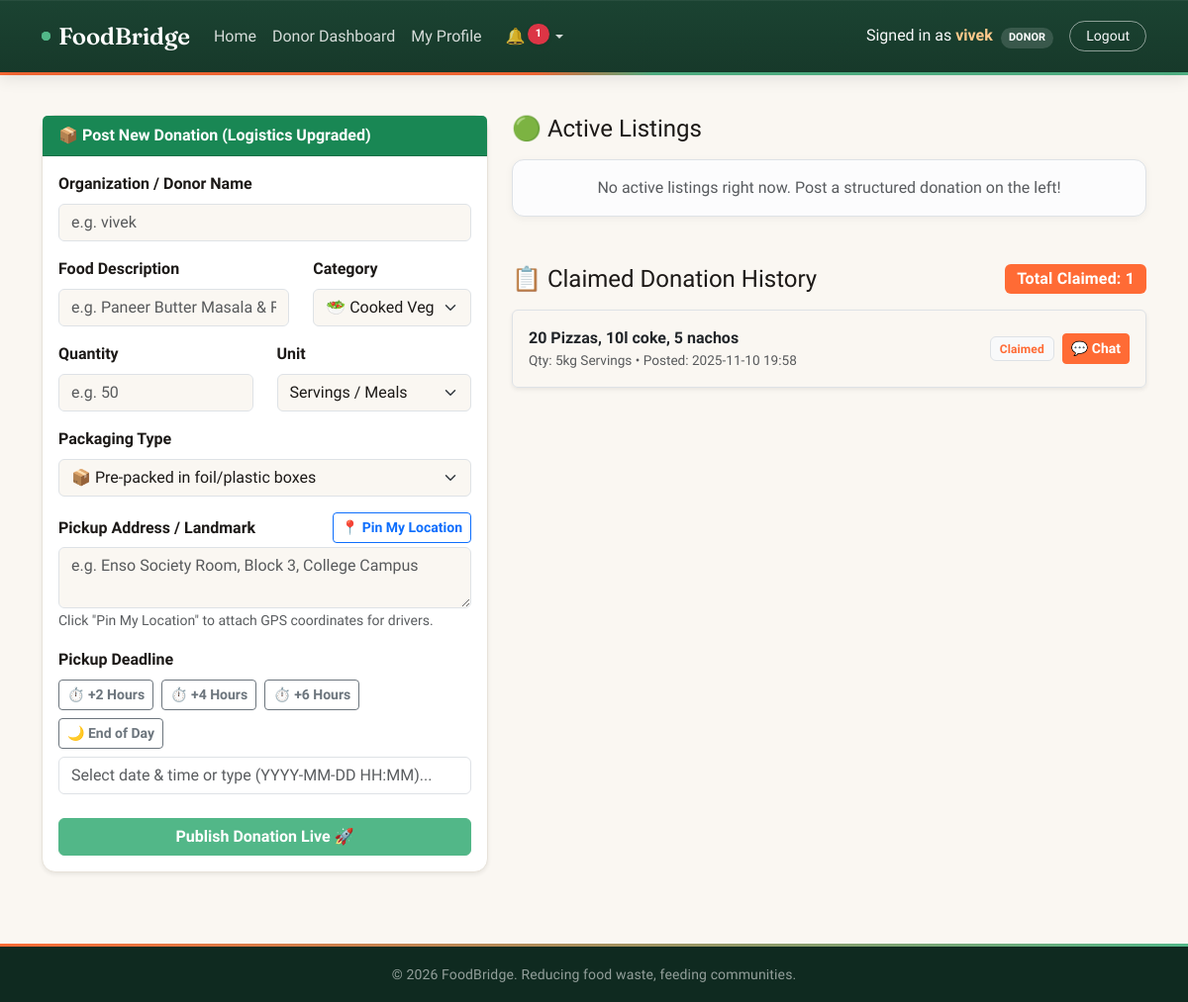
Screenshot of /donor (signed in) with the database file from the repository.
### tables this page shows
CREATE TABLE donations (
    id INTEGER PRIMARY KEY AUTOINCREMENT,
    donor_id INTEGER NOT NULL,
    org_name TEXT NOT NULL,
    food_item TEXT NOT NULL,
    quantity TEXT NOT NULL,
    expiry_datetime TEXT NOT NULL,
    status TEXT NOT NULL DEFAULT 'Active',
    claimed_by INTEGER,
    created_at TIMESTAMP DEFAULT CURRENT_TIMESTAMP, category VARCHAR(50) DEFAULT 'Cooked Veg', unit VARCHAR(30) DEFAULT 'Servings', packaging_note VARCHAR(100) DEFAULT 'Not specified', address TEXT DEFAULT 'Address not provided', latitude REAL NULL, longitude REAL NULL,
    FOREIGN KEY (donor_id) REFERENCES users (id),
    FOREIGN KEY (claimed_by) REFERENCES users (id)
);

### app.py (the view, shortened to what this page needs)
@app.route('/donor', methods=['GET', 'POST'])
@login_required
def donor():
    if session.get('role') != 'donor':
        flash("Unauthorized access.", "danger")
        return redirect(url_for('index'))
    my_donations = execute_query(
        "SELECT * FROM donations WHERE donor_id = ? ORDER BY id DESC",
        (session['user_id'],),
        fetchall=True
    )
    return render_template('donor.html', my_donations=my_donations)

### app.py (called while the page is built)
def get_db():
    if DATABASE_URL:
        db_url = DATABASE_URL.replace("postgres://", "postgresql://", 1)
        conn = psycopg2.connect(db_url, cursor_factory=RealDictCursor)
        return conn
    else:
        conn = sqlite3.connect('foodbridge.db')
        conn.row_factory = sqlite3.Row
        return conn

def execute_query(query, params=(), fetchone=False, fetchall=False, commit=False, return_id=False):
    conn = get_db()
    cursor = conn.cursor()
    if DATABASE_URL:
        formatted_query = query.replace('?', '%s')
        if return_id:
            formatted_query += " RETURNING id"
    else:
        formatted_query = query
    cursor.execute(formatted_query, params)
    result = None
    if return_id:
        if DATABASE_URL:
            row = cursor.fetchone()
            result = row['id'] if isinstance(row, dict) else row[0]
        else:
            result = cursor.lastrowid
    elif fetchone:
        result = cursor.fetchone()
    elif fetchall:
        result = cursor.fetchall()
    if commit:
        conn.commit()
    cursor.close()
    conn.close()
    return result

@app.context_processor
def inject_notifications():
    if 'user_id' in session:
        row = execute_query('SELECT COUNT(*) as count FROM notifications WHERE user_id = ? AND is_read = 0', (session['user_id'],), fetchone=True)
        count = row['count'] if row else 0
        recent = execute_query('SELECT * FROM notifications WHERE user_id = ? ORDER BY created_at DESC LIMIT 5', (session['user_id'],), fetchall=True)
        safe_recent = []
        if recent:
            for n in recent:
                n_dict = dict(n)
                if 'created_at' in n_dict and n_dict['created_at']:
                    n_dict['created_at'] = str(n_dict['created_at'])
                safe_recent.append(n_dict)
        return dict(notif_count=count, recent_notifs=safe_recent)
    return dict(notif_count=0, recent_notifs=[])

def login_required(f):
    @wraps(f)
    def decorated_function(*args, **kwargs):
        if 'user_id' not in session:
            return redirect(url_for('login'))
        return f(*args, **kwargs)
    return decorated_function

### templates/donor.html (shortened to what this page needs)
{% extends "base.html" %}
{% block content %}
<link rel="stylesheet" href="https://cdn.jsdelivr.net/npm/flatpickr/dist/flatpickr.min.css">
<link rel="stylesheet" href="https://cdn.jsdelivr.net/npm/flatpickr/dist/themes/material_green.css">
<div class="row mt-3">
  <div class="col-md-5 mb-4">
    <div class="card shadow-sm">
      <div class="card-header bg-success text-white fw-bold">
        📦 Post New Donation (Logistics Upgraded)
      </div>
      <div class="card-body">
        <form method="POST" action="{{ url_for('donor') }}" id="donationForm">
          <div class="mb-3">
            <label class="form-label fw-semibold">Organization / Donor Name</label>
            <input type="text" name="org_name" class="form-control" placeholder="e.g. {{ session.get('username') }}" required>
          </div>
          <div class="row mb-3">
            <div class="col-7">
              <label class="form-label fw-semibold">Food Description</label>
              <input type="text" name="food_item" class="form-control" placeholder="e.g. Paneer Butter Masala & Roti" required>
            </div>
            <div class="col-5">
              <label class="form-label fw-semibold">Category</label>
              <select name="category" class="form-select" required>
                <option value="Cooked Veg">🥗 Cooked Veg</option>
              </select>
            </div>
          </div>
          <div class="row mb-3">
            <div class="col-6">
              <label class="form-label fw-semibold">Quantity</label>
              <input type="number" name="quantity" class="form-control" placeholder="e.g. 50" min="1" required>
            </div>
            <div class="col-6">
              <label class="form-label fw-semibold">Unit</label>
              <select name="unit" class="form-select" required>
                <option value="Servings">Servings / Meals</option>
              </select>
            </div>
          </div>
          <div class="mb-3">
            <label class="form-label fw-semibold">Packaging Type</label>
            <select name="packaging_note" class="form-select" required>
              <option value="Pre-packed in containers">📦 Pre-packed in foil/plastic boxes</option>
            </select>
          </div>
          <div class="mb-3">
            <div class="d-flex justify-content-between align-items-center mb-1">
              <label class="form-label fw-semibold mb-0">Pickup Address / Landmark</label>
              <button type="button" class="btn btn-sm btn-outline-primary" id="geoBtn" onclick="getLocation()">
                📍 Pin My Location
              </button>
            </div>
            <textarea name="address" class="form-control" rows="2" placeholder="e.g. Enso Society Room, Block 3, College Campus" required></textarea>
            <small class="text-muted" id="geoStatus">Click "Pin My Location" to attach GPS coordinates for drivers.</small>
          </div>
          <div class="mb-4">
            <label class="form-label fw-semibold">Pickup Deadline</label>
            <div class="d-flex gap-2 mb-2 flex-wrap">
              <button type="button" class="btn btn-sm btn-outline-secondary" onclick="setExpiryHours(2)">⏱️ +2 Hours</button>
              <button type="button" class="btn btn-sm btn-outline-secondary" onclick="setExpiryHours(4)">⏱️ +4 Hours</button>
              <button type="button" class="btn btn-sm btn-outline-secondary" onclick="setExpiryHours(6)">⏱️ +6 Hours</button>
              <button type="button" class="btn btn-sm btn-outline-secondary" onclick="setExpiryEndOfDay()">🌙 End of Day</button>
            </div>
            <input type="text" name="expiry" id="expiryInput" class="form-control bg-white" placeholder="Select date & time or type (YYYY-MM-DD HH:MM)..." required>
          </div>
          <button type="submit" class="btn btn-success w-100 fw-bold">
            Publish Donation Live 🚀
          </button>
        </form>
      </div>
    </div>
  </div>
  <div class="col-md-7">
    <h4 class="mb-3">🟢 Active Listings</h4>
    {% set active_count = namespace(val=0) %}
    {% if active_count.val == 0 %}
      <div class="alert alert-light border text-center text-muted mb-4">
        No active listings right now. Post a structured donation on the left!
      </div>
    {% endif %}
    <div class="d-flex justify-content-between align-items-center mt-5 mb-3">
      <h4 class="mb-0">📋 Claimed Donation History</h4>
      {% set claimed_count = namespace(val=0) %}
      {% for d in my_donations %}
        {% if d.status|lower == 'claimed' %}
          {% set claimed_count.val = claimed_count.val + 1 %}
        {% endif %}
      {% endfor %}
      <span class="badge bg-primary fs-6">Total Claimed: {{ claimed_count.val }}</span>
    </div>
    {% if claimed_count.val > 0 %}
      <div class="list-group shadow-sm mb-4">
        {% for d in my_donations %}
          {% if d.status|lower == 'claimed' %}
            <div class="list-group-item d-flex justify-content-between align-items-center py-3">
              <div class="me-3">
                <div class="fw-bold text-dark">{{ d.food_item }}</div>
                <div class="text-muted" style="font-size: 0.85rem;">
                  Qty: {{ d.quantity }} {{ d.unit }} &bull; Posted: {{ (d.created_at | string)[:16] if d.created_at else '' }}
                </div>
              </div>
              <div class="d-flex align-items-center gap-2">
                <span class="badge bg-light text-primary border">Claimed</span>
                <a href="{{ url_for('chat', donation_id=d.id) }}" class="btn btn-primary btn-sm d-flex align-items-center">
                  💬 Chat
                </a>
              </div>
            </div>
          {% endif %}
        {% endfor %}
      </div>
    {% else %}
      <div class="alert alert-light border text-center text-muted">
        No donations have been claimed yet.
      </div>
    {% endif %}
  </div>
</div>
{% endblock %}

### templates/base.html (shortened to what this page needs)
<!DOCTYPE html>
<html lang="en">
<head>
  <link href="https://cdn.jsdelivr.net/npm/bootstrap@5.3.3/dist/css/bootstrap.min.css" rel="stylesheet">
</head>
<body>
  <nav class="navbar navbar-expand-lg navbar-dark">
    <div class="container">
      <a class="navbar-brand" href="{{ url_for('index') }}">
        <span class="brand-pulse" aria-hidden="true"></span>
        FoodBridge
      </a>
      <div class="collapse navbar-collapse" id="navbarNav">
        <ul class="navbar-nav me-auto align-items-lg-center">
          <li class="nav-item">
            <a class="nav-link" href="{{ url_for('index') }}">Home</a>
          </li>
          {% if session.get('user_id') %}
            {% if session.get('role') == 'donor' %}
              <li class="nav-item">
                <a class="nav-link" href="{{ url_for('donor') }}">Donor Dashboard</a>
              </li>
            {% elif session.get('role') == 'ngo' %}
              <li class="nav-item">
                <a class="nav-link" href="{{ url_for('ngo') }}">Available Donations</a>
              </li>
            {% endif %}
            <li class="nav-item">
              <a class="nav-link" href="{{ url_for('profile') }}">My Profile</a>
            </li>
            <li class="nav-item dropdown ms-lg-2">
              <a class="nav-link dropdown-toggle d-flex align-items-center" href="#" id="notifDropdown" role="button" data-bs-toggle="dropdown" aria-expanded="false">
                🔔 <span class="d-lg-none ms-1">Alerts</span>
                <span id="notif-badge" class="badge bg-danger ms-1 rounded-pill shadow-sm {% if notif_count == 0 %}d-none{% endif %}">
                  {{ notif_count }}
                </span>
              </a>
            </li>
          {% endif %}
        </ul>
        <ul class="navbar-nav ms-auto align-items-lg-center mt-3 mt-lg-0">
          {% if session.get('user_id') %}
            <li class="nav-item me-3 mb-2 mb-lg-0">
              <span class="navbar-text text-light">
                Signed in as <strong class="text-warning">{{ session.get('username') }}</strong>
                <span class="badge role-badge ms-1 rounded-pill">{{ session.get('role')|upper }}</span>
              </span>
            </li>
            <li class="nav-item">
              <a class="btn btn-outline-light btn-sm rounded-pill px-3" href="{{ url_for('logout') }}">Logout</a>
            </li>
          {% endif %}
        </ul>
      </div>
    </div>
  </nav>
  <div class="navbar-bridge-rule"></div>
  <main class="container mt-4 mb-5">
    {% block content %}{% endblock %}
  </main>
  <footer class="text-white text-center py-3 mt-auto">
    <div class="container">
      <small>&copy; 2026 FoodBridge. Reducing food waste, feeding communities.</small>
    </div>
  </footer>
</body>
</html>

### templates/base.html (style rules this page uses)
:root { --forest: #1B4332; --forest-dark: #12302300; --forest-deep: #0F2A20; --rescue: #FF6B35; --rescue-dark: #E4551F; --fresh: #52B788; --fresh-dark: #3E9C6E; --bg: #FAF7F2; --surface: #FFFFFF; --ink: #1C1917; --muted: #6B7280; --hairline: #E7E2D9; --bs-primary: var(--rescue); --bs-success: var(--fresh); --bs-body-bg: var(--bg); --bs-body-color: var(--ink); --bs-body-font-family: 'Public Sans', system-ui, -apple-system, sans-serif; }
body { background-color: var(--bg); color: var(--ink); min-height: 100vh; display: flex; flex-direction: column; font-family: 'Public Sans', system-ui, -apple-system, sans-serif; }
main { flex: 1; }
.navbar { background: linear-gradient(180deg, var(--forest) 0%, #17392A 100%); padding-top: 0.85rem; padding-bottom: 0.85rem; position: sticky; top: 0; z-index: 1030; box-shadow: 0 1px 0 rgba(255,255,255,0.06) inset, 0 6px 16px rgba(0,0,0,0.10); }
.navbar-bridge-rule { height: 3px; width: 100%; background: linear-gradient(90deg, var(--rescue) 0%, var(--rescue) 45%, var(--fresh) 55%, var(--fresh) 100%); }
.navbar-brand { font-family: 'Fraunces', Georgia, serif; font-weight: 600; font-size: 1.5rem; letter-spacing: -0.01em; color: #FFFFFF !important; display: inline-flex; align-items: center; gap: 0.5rem; }
.brand-pulse { position: relative; width: 9px; height: 9px; border-radius: 50%; background: var(--fresh); flex-shrink: 0; }
.brand-pulse::after { content: ""; position: absolute; inset: 0; border-radius: 50%; background: var(--fresh); animation: pulse-ring 2.2s ease-out infinite; }
.navbar-nav .nav-link { color: rgba(255,255,255,0.82); font-weight: 500; padding: 0.5rem 0.9rem; border-radius: 8px; transition: background-color 0.15s ease, color 0.15s ease; }
.navbar-text strong.text-warning { color: #FFC98B !important; font-weight: 600; }
.navbar .btn-outline-light { border-color: rgba(255,255,255,0.5); font-weight: 500; }
.role-badge { background-color: rgba(255,255,255,0.14); color: #fff; font-weight: 600; letter-spacing: 0.03em; font-size: 0.68rem; }
#notif-badge { font-size: 0.68rem; transform: translate(-2px, -2px); }
.btn { font-weight: 600; }
.btn-primary { background-color: var(--rescue); border-color: var(--rescue); color: #fff; }
.text-primary { color: var(--rescue) !important; }
.bg-primary { background-color: var(--rescue) !important; }
.btn-success { background-color: var(--fresh); border-color: var(--fresh); color: #fff; }
.card { border-radius: 14px; border: 1px solid var(--hairline); box-shadow: 0 4px 14px rgba(27, 67, 50, 0.06); background-color: var(--surface); }
.badge { padding: 0.45em 0.75em; font-weight: 600; letter-spacing: 0.01em; }
.alert { border-radius: 12px; border: none; box-shadow: 0 2px 8px rgba(0,0,0,0.05); }
footer { background: var(--forest-deep); border-top: 3px solid transparent; border-image: linear-gradient(90deg, var(--rescue), var(--fresh)) 1; }
footer small { color: rgba(255,255,255,0.55); letter-spacing: 0.01em; }

### rows the page displays
donations: get "vivek", food_item "20 Pizzas, 10l coke, 5 nachos", quantity "5kg", unit "Servings", created_at "2025-11-10 19:58"

### other values shown
{{ notif_count }} "1"
{{ session.get('role')|upper }} "DONOR"
{{ claimed_count.val }} "1"
